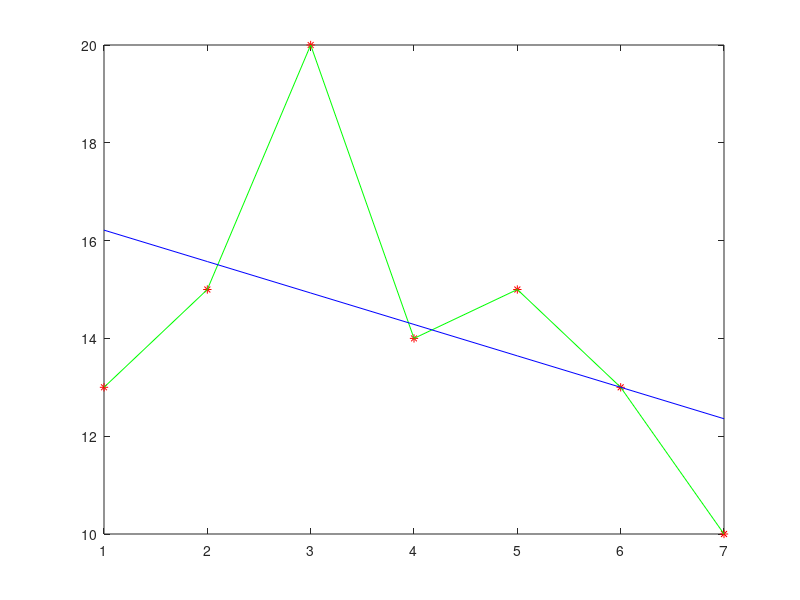

Recreate this plot in MATLAB.
#{
Discrete least squares aproximation

* linear least squares approximation

(xi, yi) i=0..m
     f(xi)
     
P(x) = ax+b

E(a,b) = sum i=0..m (yi-P(xi))^2 -> minimum

partial derivative of E wrt a =0, same for b

E(a,b) = sum i=0..m (yi-(a*xi))^2


derivative wrt a = 2*sum i=0..m (yi - (axi+b))*-xi = 0
                 <=> 2*sum i=0..m (-xi*yi + axi^2+b*xi) = 0
                 <=> a sum i=0..m xi^2 + b * sum i=0..m xi = sum i=0..m xi*yi
                 
                 
derivative wrt to b -> a sum i=0..m xi + b(m+1) = sum i=0..m yi

see lecture 6 slide 6 eq 2

* polynomial least squares approximation

(xi, yi), i=0,m

P(x) = anx^n + ...

lecture 6, slides 8-10 for computations



                 

#}



t = [1 2 3 4 5 6 7];
temp = [13 15 20 14 15 13 10];

A = zeros(2, 2);

A(1,1) = sum(t.^2);
A(1,2) = sum(t);
A(2,1) = A(1,2);
A(2,2) = length(t);

b = zeros(2,1);

b(1,1) = sum(t.*temp);
b(2,1) = sum(temp);


coef = A\b;


predicted = polyval(coef, 8)


predicted_values = polyval(coef, t);

e = sum((temp-predicted_values).^2)

plot(t, temp, 'r*',t, temp, 'g-', t, predicted_values, 'b-');





